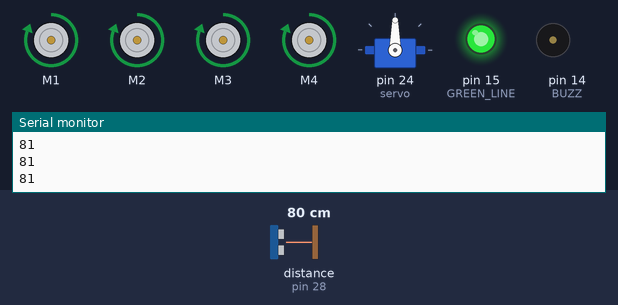
This sketch was run on a simulated Arduino Mega 2560, built with avr-gcc and run on an emulated ATmega2560. Parts: 4 × DC motor (green arrow = forward, orange = backward, longer = faster), servo, output pins drawn as LEDs (lit = HIGH), buzzer (waves = sounding, pin HIGH), the last lines printed to the serial monitor. Dashed ring = blinking. The inputs (shaded band) are chosen by the test bench; at power-on: distance to the obstacle (sensor on pin 28) 80 cm. The echo pulse lasts 58.3 µs per cm.

Above: at 2.2 s.
2.3 s: distance to the obstacle (sensor on pin 28) set to 55 cm
3.8 s: distance to the obstacle (sensor on pin 28) set to 44 cm
At 5.4 s:
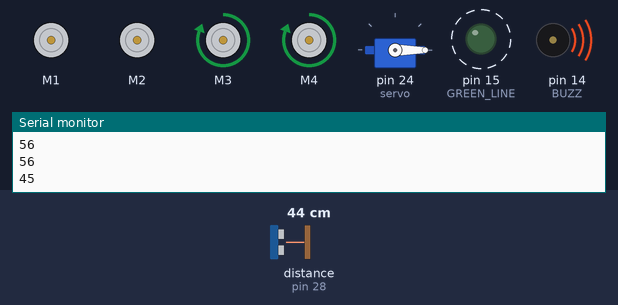
6.8 s: distance to the obstacle (sensor on pin 28) set to 39 cm
At 7.6 s:
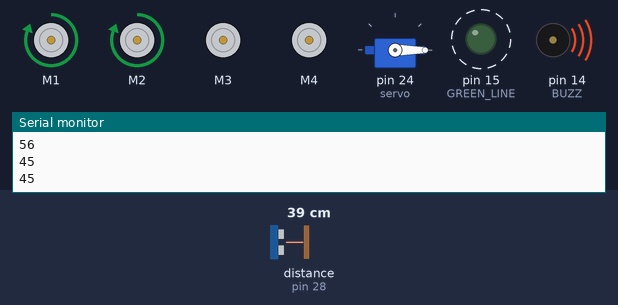
9.8 s: distance to the obstacle (sensor on pin 28) set to 60 cm
At 11.1 s:
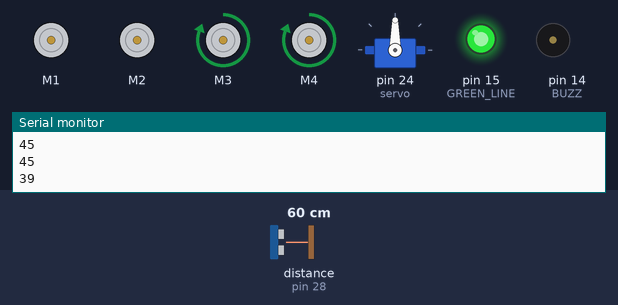
12.7 s: distance to the obstacle (sensor on pin 28) set to 2 cm
At 14.3 s:
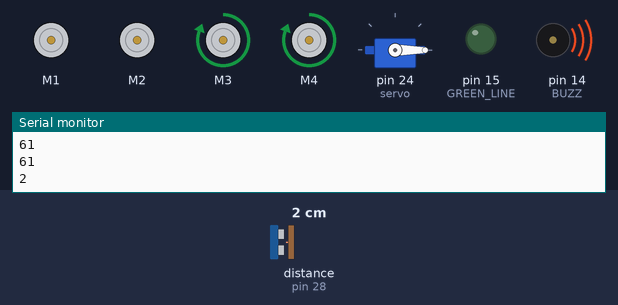
Timing chart, 0 to 37.1 s (numbered marks = the images above; inputs shaded):
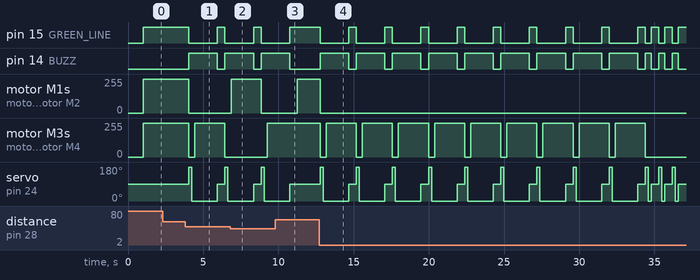

Measured:
- the behaviour switches between 50 and 49 cm on distance to the obstacle (sensor on pin 28) (found by bisection; images 0 and 1)
- the behaviour switches between 44 and 43 cm on distance to the obstacle (sensor on pin 28) (found by bisection; images 1 and 2)
- after the input at 3.8 s, pin 15 (GREEN_LINE): HIGH → LOW after 0.23 s, → HIGH 1.9 s later, → LOW 0.50 s later; pin 14 (BUZZ): LOW → HIGH after 0.23 s, → LOW 1.9 s later, → HIGH 0.50 s later
- after the input at 6.8 s, motor M1, motor M2: stopped → forward 255/255 after 0.05 s, → stopped 2.0 s later
- after the input at 9.8 s, pin 15 (GREEN_LINE): goes on until 10.8 s, then stays HIGH; pin 14 (BUZZ): goes on until 10.8 s, then stays LOW; motor M1, motor M2: stopped → forward 255/255 after 1.5 s; motor M3, motor M4: stays forward 255/255 (without the input it goes to stopped after 1.5 s); servo on pin 24 (servo): goes on until 10.8 s, then stays 90°
- after the input at 12.7 s, pin 15 (GREEN_LINE): HIGH → LOW after 0.07 s, then repeats every 0.90 s: LOW 0.40 s, HIGH 0.50 s; pin 14 (BUZZ): LOW → HIGH after 0.07 s, then repeats every 0.90 s: HIGH 0.40 s, LOW 0.50 s

The sketch:

obs.ino
```cpp
#include <NewPing.h>              //The Ultrasonic sensor library
#include <Servo.h>                //The servo motor library
#include <AFMotor.h>              //The Car library


#define S1 255                   //The car wheels speed
#define TRIGGER_PIN  26
#define ECHO_PIN     28
#define MAX_DISTANCE 400         //The max distance that the sensor checks
#define LEFT 180                 //To move the servo
#define RIGHT 0
#define FRONT 90
#define BUZZ 14
#define GREEN_LINE 15

//identifing variables
AF_DCMotor motor1(1);
AF_DCMotor motor2(2);
AF_DCMotor motor3(3);
AF_DCMotor motor4(4);
NewPing sonar(TRIGGER_PIN, ECHO_PIN, MAX_DISTANCE);
Servo servo;

int motor_speed;
int motor_direction1;
int motor_direction2;
int motor_direction3;
int motor_direction4;
int distance;
int left_dist;
int right_dist;

void setup() {
  Serial.begin(9600);
  pinMode(BUZZ, OUTPUT);
  pinMode(GREEN_LINE, OUTPUT);
   // Turn on motor
  motor1.setSpeed(S1);
  motor2.setSpeed(S1);
  motor3.setSpeed(S1);
  motor4.setSpeed(S1);

  motor1.run(RELEASE);
  motor2.run(RELEASE);
  motor3.run(RELEASE);
  motor4.run(RELEASE);
  servo.attach(24);      // Attach the signal pin of servo to pin 24 of arduino
  delay(1000);
  servo.write(FRONT);
}

void loop() {
  //Reading the distance with the sensor in cm
  distance = sonar.ping_cm();
  Serial.println(distance);
  //If there is no obstacle just keep walking forward
  if (distance > 50 || distance == 0) {
      digitalWrite(BUZZ, LOW);
      digitalWrite(GREEN_LINE, HIGH);
      motor_direction1 = FORWARD;
      motor_direction2 = FORWARD;
      motor_direction3 = FORWARD;
      motor_direction4 = FORWARD;
      motor1.run(motor_direction1);
      motor2.run(motor_direction2);
      motor3.run(motor_direction3);
      motor4.run(motor_direction4);
  } else { //Obstacle detected
      digitalWrite(BUZZ, HIGH);
      digitalWrite(GREEN_LINE, LOW);
      motor1.run(RELEASE);
      motor2.run(RELEASE);
      motor3.run(RELEASE);
      motor4.run(RELEASE);
      servo.write(LEFT);
      delay(200);
      left_dist = sonar.ping_cm();
      servo.write(RIGHT);
      delay(200);
      right_dist = sonar.ping_cm();
      //Reading the distance left and right to decide which way to take
      if (left_dist > right_dist && right_dist != 0) { //move left
         motor_direction1 = FORWARD;
         motor_direction2 = FORWARD;
         motor_direction3 = RELEASE;
         motor_direction4 = RELEASE;
      } else {                      // Move right
         motor_direction1 = RELEASE;
         motor_direction2 = RELEASE;
         motor_direction3 = FORWARD;
         motor_direction4 = FORWARD;
      }
      int curr = millis();
      //The car keep moving in the choosen direction for 1.5 sec
      while (millis() - curr < 1500) {
        motor1.run(motor_direction1);
        motor2.run(motor_direction2);
        motor3.run(motor_direction3);
        motor4.run(motor_direction4);
      }
      servo.write(FRONT);
  }
  digitalWrite(BUZZ, LOW);
  digitalWrite(GREEN_LINE, HIGH);
  delay(500);
}
```
